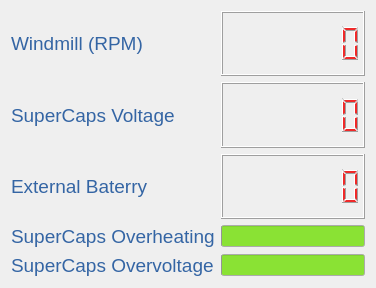
<?xml version="1.0" encoding="UTF-8"?>
<ui version="4.0">
 <class>Dialog</class>
 <widget class="QDialog" name="Dialog">
  <property name="geometry">
   <rect>
    <x>0</x>
    <y>0</y>
    <width>376</width>
    <height>288</height>
   </rect>
  </property>
  <property name="windowTitle">
   <string>Dialog</string>
  </property>
  <layout class="QGridLayout" name="gridLayout">
   <item row="0" column="0">
    <widget class="QLabel" name="windmill_rpm">
     <property name="palette">
      <palette>
       <active>
        <colorrole role="WindowText">
         <brush brushstyle="SolidPattern">
          <color alpha="255">
           <red>52</red>
           <green>101</green>
           <blue>164</blue>
          </color>
         </brush>
        </colorrole>
        <colorrole role="Text">
         <brush brushstyle="SolidPattern">
          <color alpha="255">
           <red>0</red>
           <green>0</green>
           <blue>0</blue>
          </color>
         </brush>
        </colorrole>
       </active>
       <inactive>
        <colorrole role="WindowText">
         <brush brushstyle="SolidPattern">
          <color alpha="255">
           <red>52</red>
           <green>101</green>
           <blue>164</blue>
          </color>
         </brush>
        </colorrole>
        <colorrole role="Text">
         <brush brushstyle="SolidPattern">
          <color alpha="255">
           <red>0</red>
           <green>0</green>
           <blue>0</blue>
          </color>
         </brush>
        </colorrole>
       </inactive>
       <disabled>
        <colorrole role="WindowText">
         <brush brushstyle="SolidPattern">
          <color alpha="255">
           <red>190</red>
           <green>190</green>
           <blue>190</blue>
          </color>
         </brush>
        </colorrole>
        <colorrole role="Text">
         <brush brushstyle="SolidPattern">
          <color alpha="255">
           <red>190</red>
           <green>190</green>
           <blue>190</blue>
          </color>
         </brush>
        </colorrole>
       </disabled>
      </palette>
     </property>
     <property name="font">
      <font>
       <pointsize>14</pointsize>
      </font>
     </property>
     <property name="text">
      <string>Windmill (RPM)</string>
     </property>
    </widget>
   </item>
   <item row="0" column="2">
    <widget class="QLCDNumber" name="windmill_val">
     <property name="palette">
      <palette>
       <active>
        <colorrole role="WindowText">
         <brush brushstyle="SolidPattern">
          <color alpha="255">
           <red>239</red>
           <green>41</green>
           <blue>41</blue>
          </color>
         </brush>
        </colorrole>
       </active>
       <inactive>
        <colorrole role="WindowText">
         <brush brushstyle="SolidPattern">
          <color alpha="255">
           <red>239</red>
           <green>41</green>
           <blue>41</blue>
          </color>
         </brush>
        </colorrole>
       </inactive>
       <disabled>
        <colorrole role="WindowText">
         <brush brushstyle="SolidPattern">
          <color alpha="255">
           <red>190</red>
           <green>190</green>
           <blue>190</blue>
          </color>
         </brush>
        </colorrole>
       </disabled>
      </palette>
     </property>
     <property name="digitCount">
      <number>7</number>
     </property>
    </widget>
   </item>
   <item row="2" column="2">
    <widget class="QLCDNumber" name="supercaps_volt">
     <property name="palette">
      <palette>
       <active>
        <colorrole role="WindowText">
         <brush brushstyle="SolidPattern">
          <color alpha="255">
           <red>239</red>
           <green>41</green>
           <blue>41</blue>
          </color>
         </brush>
        </colorrole>
       </active>
       <inactive>
        <colorrole role="WindowText">
         <brush brushstyle="SolidPattern">
          <color alpha="255">
           <red>239</red>
           <green>41</green>
           <blue>41</blue>
          </color>
         </brush>
        </colorrole>
       </inactive>
       <disabled>
        <colorrole role="WindowText">
         <brush brushstyle="SolidPattern">
          <color alpha="255">
           <red>190</red>
           <green>190</green>
           <blue>190</blue>
          </color>
         </brush>
        </colorrole>
       </disabled>
      </palette>
     </property>
     <property name="digitCount">
      <number>7</number>
     </property>
    </widget>
   </item>
   <item row="5" column="2">
    <widget class="QProgressBar" name="supercap_stat_ov">
     <property name="palette">
      <palette>
       <active>
        <colorrole role="Base">
         <brush brushstyle="SolidPattern">
          <color alpha="255">
           <red>138</red>
           <green>226</green>
           <blue>52</blue>
          </color>
         </brush>
        </colorrole>
        <colorrole role="Highlight">
         <brush brushstyle="SolidPattern">
          <color alpha="255">
           <red>239</red>
           <green>41</green>
           <blue>41</blue>
          </color>
         </brush>
        </colorrole>
       </active>
       <inactive>
        <colorrole role="Base">
         <brush brushstyle="SolidPattern">
          <color alpha="255">
           <red>138</red>
           <green>226</green>
           <blue>52</blue>
          </color>
         </brush>
        </colorrole>
        <colorrole role="Highlight">
         <brush brushstyle="SolidPattern">
          <color alpha="255">
           <red>239</red>
           <green>41</green>
           <blue>41</blue>
          </color>
         </brush>
        </colorrole>
       </inactive>
       <disabled>
        <colorrole role="Base">
         <brush brushstyle="SolidPattern">
          <color alpha="255">
           <red>239</red>
           <green>239</green>
           <blue>239</blue>
          </color>
         </brush>
        </colorrole>
        <colorrole role="Highlight">
         <brush brushstyle="SolidPattern">
          <color alpha="255">
           <red>145</red>
           <green>145</green>
           <blue>145</blue>
          </color>
         </brush>
        </colorrole>
       </disabled>
      </palette>
     </property>
     <property name="maximum">
      <number>1</number>
     </property>
     <property name="value">
      <number>0</number>
     </property>
     <property name="format">
      <string/>
     </property>
    </widget>
   </item>
   <item row="3" column="2">
    <widget class="QLCDNumber" name="externBat_volt">
     <property name="palette">
      <palette>
       <active>
        <colorrole role="WindowText">
         <brush brushstyle="SolidPattern">
          <color alpha="255">
           <red>239</red>
           <green>41</green>
           <blue>41</blue>
          </color>
         </brush>
        </colorrole>
       </active>
       <inactive>
        <colorrole role="WindowText">
         <brush brushstyle="SolidPattern">
          <color alpha="255">
           <red>239</red>
           <green>41</green>
           <blue>41</blue>
          </color>
         </brush>
        </colorrole>
       </inactive>
       <disabled>
        <colorrole role="WindowText">
         <brush brushstyle="SolidPattern">
          <color alpha="255">
           <red>190</red>
           <green>190</green>
           <blue>190</blue>
          </color>
         </brush>
        </colorrole>
       </disabled>
      </palette>
     </property>
     <property name="digitCount">
      <number>7</number>
     </property>
    </widget>
   </item>
   <item row="4" column="0" colspan="2">
    <widget class="QLabel" name="supercaps_oh">
     <property name="palette">
      <palette>
       <active>
        <colorrole role="WindowText">
         <brush brushstyle="SolidPattern">
          <color alpha="255">
           <red>52</red>
           <green>101</green>
           <blue>164</blue>
          </color>
         </brush>
        </colorrole>
       </active>
       <inactive>
        <colorrole role="WindowText">
         <brush brushstyle="SolidPattern">
          <color alpha="255">
           <red>52</red>
           <green>101</green>
           <blue>164</blue>
          </color>
         </brush>
        </colorrole>
       </inactive>
       <disabled>
        <colorrole role="WindowText">
         <brush brushstyle="SolidPattern">
          <color alpha="255">
           <red>190</red>
           <green>190</green>
           <blue>190</blue>
          </color>
         </brush>
        </colorrole>
       </disabled>
      </palette>
     </property>
     <property name="font">
      <font>
       <pointsize>14</pointsize>
      </font>
     </property>
     <property name="text">
      <string>SuperCaps Overheating</string>
     </property>
    </widget>
   </item>
   <item row="4" column="2">
    <widget class="QProgressBar" name="supercap_stat_oh">
     <property name="palette">
      <palette>
       <active>
        <colorrole role="Light">
         <brush brushstyle="SolidPattern">
          <color alpha="255">
           <red>255</red>
           <green>255</green>
           <blue>255</blue>
          </color>
         </brush>
        </colorrole>
        <colorrole role="Base">
         <brush brushstyle="SolidPattern">
          <color alpha="255">
           <red>138</red>
           <green>226</green>
           <blue>52</blue>
          </color>
         </brush>
        </colorrole>
        <colorrole role="Highlight">
         <brush brushstyle="SolidPattern">
          <color alpha="255">
           <red>239</red>
           <green>41</green>
           <blue>41</blue>
          </color>
         </brush>
        </colorrole>
       </active>
       <inactive>
        <colorrole role="Light">
         <brush brushstyle="SolidPattern">
          <color alpha="255">
           <red>255</red>
           <green>255</green>
           <blue>255</blue>
          </color>
         </brush>
        </colorrole>
        <colorrole role="Base">
         <brush brushstyle="SolidPattern">
          <color alpha="255">
           <red>138</red>
           <green>226</green>
           <blue>52</blue>
          </color>
         </brush>
        </colorrole>
        <colorrole role="Highlight">
         <brush brushstyle="SolidPattern">
          <color alpha="255">
           <red>239</red>
           <green>41</green>
           <blue>41</blue>
          </color>
         </brush>
        </colorrole>
       </inactive>
       <disabled>
        <colorrole role="Light">
         <brush brushstyle="SolidPattern">
          <color alpha="255">
           <red>255</red>
           <green>255</green>
           <blue>255</blue>
          </color>
         </brush>
        </colorrole>
        <colorrole role="Base">
         <brush brushstyle="SolidPattern">
          <color alpha="255">
           <red>239</red>
           <green>239</green>
           <blue>239</blue>
          </color>
         </brush>
        </colorrole>
        <colorrole role="Highlight">
         <brush brushstyle="SolidPattern">
          <color alpha="255">
           <red>145</red>
           <green>145</green>
           <blue>145</blue>
          </color>
         </brush>
        </colorrole>
       </disabled>
      </palette>
     </property>
     <property name="maximum">
      <number>1</number>
     </property>
     <property name="value">
      <number>0</number>
     </property>
     <property name="format">
      <string/>
     </property>
    </widget>
   </item>
   <item row="5" column="0" colspan="2">
    <widget class="QLabel" name="supercaps_ov">
     <property name="palette">
      <palette>
       <active>
        <colorrole role="WindowText">
         <brush brushstyle="SolidPattern">
          <color alpha="255">
           <red>52</red>
           <green>101</green>
           <blue>164</blue>
          </color>
         </brush>
        </colorrole>
       </active>
       <inactive>
        <colorrole role="WindowText">
         <brush brushstyle="SolidPattern">
          <color alpha="255">
           <red>52</red>
           <green>101</green>
           <blue>164</blue>
          </color>
         </brush>
        </colorrole>
       </inactive>
       <disabled>
        <colorrole role="WindowText">
         <brush brushstyle="SolidPattern">
          <color alpha="255">
           <red>190</red>
           <green>190</green>
           <blue>190</blue>
          </color>
         </brush>
        </colorrole>
       </disabled>
      </palette>
     </property>
     <property name="font">
      <font>
       <pointsize>14</pointsize>
      </font>
     </property>
     <property name="text">
      <string>SuperCaps Overvoltage</string>
     </property>
    </widget>
   </item>
   <item row="3" column="0">
    <widget class="QLabel" name="ext_bat">
     <property name="palette">
      <palette>
       <active>
        <colorrole role="WindowText">
         <brush brushstyle="SolidPattern">
          <color alpha="255">
           <red>52</red>
           <green>101</green>
           <blue>164</blue>
          </color>
         </brush>
        </colorrole>
       </active>
       <inactive>
        <colorrole role="WindowText">
         <brush brushstyle="SolidPattern">
          <color alpha="255">
           <red>52</red>
           <green>101</green>
           <blue>164</blue>
          </color>
         </brush>
        </colorrole>
       </inactive>
       <disabled>
        <colorrole role="WindowText">
         <brush brushstyle="SolidPattern">
          <color alpha="255">
           <red>190</red>
           <green>190</green>
           <blue>190</blue>
          </color>
         </brush>
        </colorrole>
       </disabled>
      </palette>
     </property>
     <property name="font">
      <font>
       <pointsize>14</pointsize>
      </font>
     </property>
     <property name="text">
      <string>External Baterry</string>
     </property>
    </widget>
   </item>
   <item row="2" column="0">
    <widget class="QLabel" name="supercaps_v">
     <property name="palette">
      <palette>
       <active>
        <colorrole role="WindowText">
         <brush brushstyle="SolidPattern">
          <color alpha="255">
           <red>52</red>
           <green>101</green>
           <blue>164</blue>
          </color>
         </brush>
        </colorrole>
       </active>
       <inactive>
        <colorrole role="WindowText">
         <brush brushstyle="SolidPattern">
          <color alpha="255">
           <red>52</red>
           <green>101</green>
           <blue>164</blue>
          </color>
         </brush>
        </colorrole>
       </inactive>
       <disabled>
        <colorrole role="WindowText">
         <brush brushstyle="SolidPattern">
          <color alpha="255">
           <red>190</red>
           <green>190</green>
           <blue>190</blue>
          </color>
         </brush>
        </colorrole>
       </disabled>
      </palette>
     </property>
     <property name="font">
      <font>
       <pointsize>14</pointsize>
      </font>
     </property>
     <property name="text">
      <string>SuperCaps Voltage</string>
     </property>
    </widget>
   </item>
  </layout>
 </widget>
 <layoutdefault spacing="6" margin="11"/>
 <resources/>
 <connections/>
</ui>
